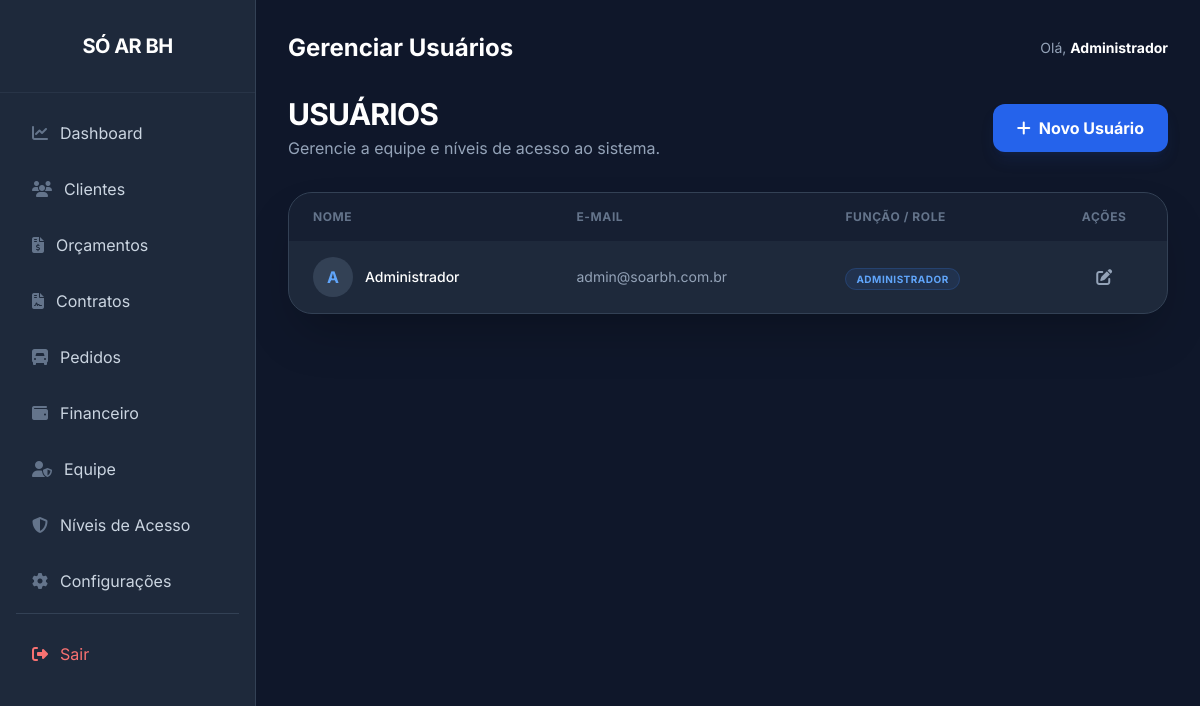
/usuarios (signed in), run on the app's committed database.
### tables this page shows
CREATE TABLE IF NOT EXISTS usuarios (
    id INT AUTO_INCREMENT PRIMARY KEY,
    nome VARCHAR(150) NOT NULL,
    email VARCHAR(150) UNIQUE NOT NULL,
    senha VARCHAR(255) NOT NULL,
    role_id INT NULL,
    nivel ENUM('admin') DEFAULT 'admin',  
    created_at TIMESTAMP DEFAULT CURRENT_TIMESTAMP,
    FOREIGN KEY (role_id) REFERENCES roles(id) ON DELETE SET NULL
);

CREATE TABLE IF NOT EXISTS roles (
    id INT AUTO_INCREMENT PRIMARY KEY,
    nome VARCHAR(50) NOT NULL,
    slug VARCHAR(50) UNIQUE NOT NULL,
    descricao VARCHAR(255)
);

### app/Controllers/BaseController.php (called while the page is built, shortened)
<?php
class BaseController
{
    protected function view($path, $data = [])
    {
        $configModel = new \App\Models\Configuracao();
        $data['global_company'] = $configModel->all();
        extract($data);
        require_once __DIR__ . "/../../views/{$path}.php";
    }
}

### app/Controllers/UserController.php (called while the page is built, shortened)
<?php
class UserController extends BaseController
{
    private $userModel;
    public function __construct()
    {
        $this->userModel = new User();
    }
    public function index()
    {
        $users = $this->userModel->allWithRole();
        $this->view('admin/users/index', [
            'title' => 'Gerenciar Usuários',
            'users' => $users
        ]);
    }
}

### app/Services/Database.php (called while the page is built, shortened)
<?php
class Database
{
    private static $instance = null;
    private $connection;
    private function __construct()
    {
        $config = require __DIR__ . '/../../config/config.php';
        $db = $config['db'];
        try {
            $dsn = "mysql:host={$db['host']};dbname={$db['dbname']};charset={$db['charset']}";
            $this->connection = new PDO($dsn, $db['user'], $db['pass'], [
                PDO::ATTR_ERRMODE => PDO::ERRMODE_EXCEPTION,
                PDO::ATTR_DEFAULT_FETCH_MODE => PDO::FETCH_ASSOC,
                PDO::ATTR_EMULATE_PREPARES => false,
            ]);
        } catch (PDOException $e) {
            die("Database connection failed: " . $e->getMessage());
        }
    }
    public static function getInstance()
    {
        if (self::$instance === null) {
            self::$instance = new self();
        }
        return self::$instance->getConnection();
    }
    public function getConnection()
    {
        return $this->connection;
    }
}

### config/config.php (called while the page is built)
<?php
return [
    'db' => [
        'host' => '177.136.234.91',
        'dbname' => 'soarcondicionado_crm',
        'user' => 'soarcondicionado_cm',
        'pass' => '?*4kqWSh1N0V;+~1',
        'charset' => 'utf8mb4'
    ],
    'app_url' => 'https://crm.soarcondicionadobh.com.br',
    'app_key' => 'OYP6bZVdFg0C28KUEZoVBNiuUhHvPGWfBl05HxfrLBI='
];

### app/Models/BaseModel.php (called while the page is built, shortened)
<?php
abstract class BaseModel
{
    public function __construct()
    {
        $this->db = Database::getInstance();
    }
}

### app/Models/User.php (called while the page is built, shortened)
<?php
class User extends BaseModel
{
    protected $table = 'usuarios';
    public function allWithRole()
    {
        $stmt = $this->db->prepare("
            SELECT u.*, r.nome as role_nome, r.slug as role_slug
            FROM {$this->table} u
            LEFT JOIN roles r ON u.role_id = r.id
            ORDER BY u.nome ASC
        ");
        $stmt->execute();
        return $stmt->fetchAll();
    }
}

### views/admin/users/index.php (the view, shortened to what this page needs)
<?php include __DIR__ . '/../layout/header.php'; ?>
<div class="max-w-6xl mx-auto">
    <div class="flex items-center justify-between mb-8">
        <div>
            <h1 class="text-3xl font-bold text-white uppercase tracking-tight">Usuários</h1>
            <p class="text-slate-400 mt-1">Gerencie a equipe e níveis de acesso ao sistema.</p>
        </div>
        <a href="/usuarios/create" class="px-6 py-3 bg-blue-600 hover:bg-blue-700 text-white font-bold rounded-xl transition-all shadow-lg shadow-blue-900/20 flex items-center">
            <i class="fa-solid fa-plus mr-2"></i> Novo Usuário
        </a>
    </div>
    <div class="bg-slate-800 rounded-3xl border border-slate-700 shadow-2xl overflow-hidden">
        <div class="overflow-x-auto">
            <table class="w-full text-left">
                <thead>
                    <tr class="bg-slate-900/50">
                        <th class="px-6 py-4 text-xs font-bold text-slate-500 uppercase tracking-wider">Nome</th>
                        <th class="px-6 py-4 text-xs font-bold text-slate-500 uppercase tracking-wider">E-mail</th>
                        <th class="px-6 py-4 text-xs font-bold text-slate-500 uppercase tracking-wider">Função / Role</th>
                        <th class="px-6 py-4 text-xs font-bold text-slate-500 uppercase tracking-wider text-center">Ações</th>
                    </tr>
                </thead>
                <tbody class="divide-y divide-slate-700/50">
                    <?php foreach ($users as $u): ?>
                    <tr class="hover:bg-slate-700/30 transition-colors">
                        <td class="px-6 py-4">
                            <div class="flex items-center">
                                <div class="w-10 h-10 bg-slate-700 rounded-full flex items-center justify-center mr-3 text-blue-400 font-bold">
                                    <?= strtoupper(substr($u['nome'], 0, 1)) ?>
                                </div>
                                <span class="text-sm font-medium text-white"><?= htmlspecialchars($u['nome']) ?></span>
                            </div>
                        </td>
                        <td class="px-6 py-4 text-sm text-slate-400">
                            <?= htmlspecialchars($u['email']) ?>
                        </td>
                        <td class="px-6 py-4">
                            <span class="px-2.5 py-1 rounded-full text-[10px] font-bold uppercase tracking-wider
                                <?= $u['role_slug'] === 'admin' ? 'bg-blue-500/10 text-blue-400 border border-blue-500/20' : 'bg-slate-900 text-slate-400 border border-slate-700' ?>">
                                <?= htmlspecialchars($u['role_nome'] ?: 'Sem Função') ?>
                            </span>
                        </td>
                        <td class="px-6 py-4 text-center">
                            <div class="flex items-center justify-center space-x-3">
                                <a href="/usuarios/edit/<?= $u['id'] ?>" class="text-slate-400 hover:text-blue-400 transition-colors">
                                    <i class="fa-solid fa-pen-to-square"></i>
                                </a>
                            </div>
                        </td>
                    </tr>
                    <?php endforeach; ?>
                </tbody>
            </table>
        </div>
    </div>
</div>
<?php include __DIR__ . '/../layout/footer.php'; ?>

### views/admin/layout/header.php (style rules this page uses)
body { font-family: 'Inter', sans-serif; }

### data on the page
usuarios: nome "A", nome "Administrador", email "admin@soarbh.com.br", role.nome "ADMINISTRADOR"

### other printed values
$global_company['company_name'] "SÓ AR BH"
$title "Gerenciar Usuários"
$_SESSION['user_nome'] "Administrador"
